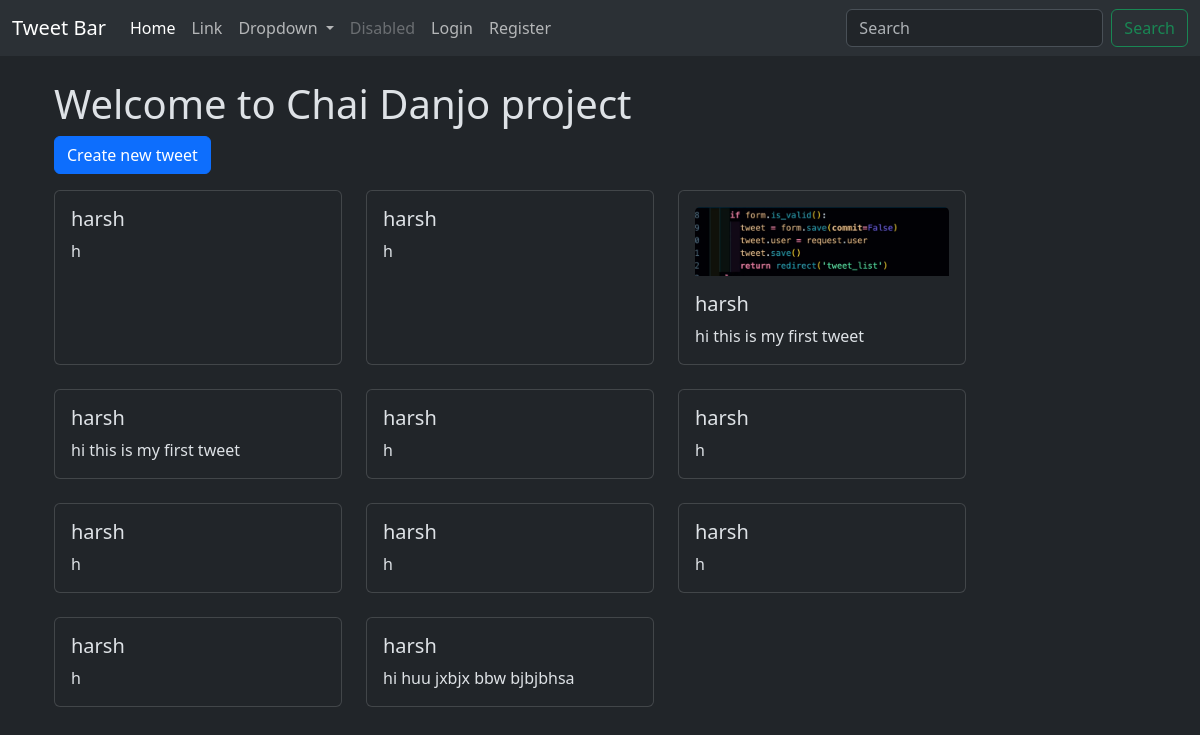
The page /tweet/ on the database as committed earlier.
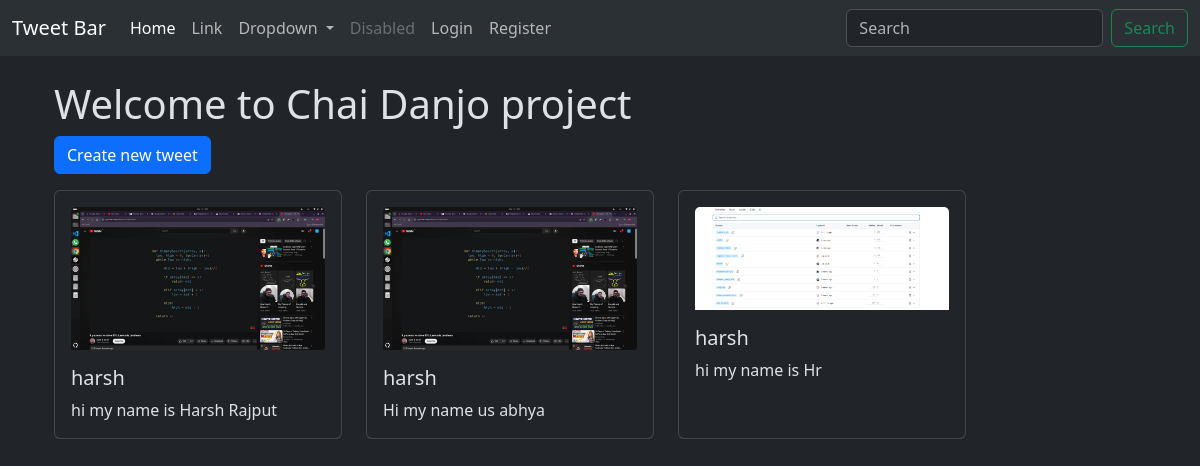
The same page on the database as committed later.
### tweet/models.py (models this page shows, shortened)
class Tweet(models.Model):
        user = models.ForeignKey(User,on_delete=models.CASCADE)
        text = models.TextField(max_length=230)
        photo = models.ImageField(upload_to='photos/',blank=True,null=True)
        created_at = models.DateField(auto_now_add=True)
        updated_at = models.DateField(auto_now=True)

### tweet/views.py (the view)
# urls.py: path('',views.tweet_list,name="tweet_list"),
def tweet_list(request):
    tweets =  Tweet.objects.order_by('-created_at')
    return render(request,'tweet_list.html',{"tweets":tweets,'user':request.user})

### tweet/templates/tweet_list.html (shortened to what this page needs)
{% extends "website/index.html" %}
{% block content %}
   <div class="container mt-4">
     <h1 class="ml-3">Welcome to Chai Danjo project</h1>
     <a class="btn btn-primary mb-3" href="{% url 'tweet_create' %}" role="button">Create new tweet</a>
     <div class="d-flex flex-wrap gap-4">
          {% for tweet in tweets %}
          <div class="card" style="width: 18rem;">
               <div class="card-body">
                    {% if tweet.photo %}
               <img src="{{ tweet.photo.url }}" class="card-img-top mb-3" alt="Tweet photo">
               {% endif %}
                 <h5 class="card-title">{{ tweet.user.username }}</h5>
                 <p class="card-text">{{ tweet.text }}</p>
               </div>
             </div>
          {% endfor %}
     </div>
   </div>
{% endblock %}

### templates/website/index.html (shortened to what this page needs)
<!DOCTYPE html>
<html lang="en" data-bs-theme="dark">
<head >
     <link href="https://cdn.jsdelivr.net/npm/bootstrap@5.3.3/dist/css/bootstrap.min.css" rel="stylesheet">
</head>
<body >
     <nav class="navbar navbar-expand-lg bg-body-tertiary">
          <div class="container-fluid">
            <a class="navbar-brand" href="#">Tweet Bar</a>
            <div class="collapse navbar-collapse" id="navbarSupportedContent">
              <ul class="navbar-nav me-auto mb-2 mb-lg-0">
                <li class="nav-item">
                  <a class="nav-link active" aria-current="page" href="#">Home</a>
                </li>
                <li class="nav-item">
                  <a class="nav-link" href="#">Link</a>
                </li>
                <li class="nav-item dropdown">
                  <a class="nav-link dropdown-toggle" href="#" role="button" data-bs-toggle="dropdown" aria-expanded="false">
                    Dropdown
                  </a>
                </li>
                <li class="nav-item">
                  <a class="nav-link disabled" aria-disabled="true">Disabled</a>
                </li>
                {% if user.is_authenticated %}
                <form id="logout-form" action="{% url 'logout' %}" method="post">
                  {% csrf_token %}
                  <button class="nav-link" type="submit" style="background: none; border: none;   cursor: pointer;">
                      Logout
                  </button>
              </form>
            {% else %}
                <li nav-item><a class="nav-link" href="{% url 'login' %}">Login</a></li>
                <li nav-item><a class="nav-link" href="{% url 'register' %}">Register</a></li>
            {% endif %}
              </ul>
              <form class="d-flex" role="search">
                <input class="form-control me-2" type="search" placeholder="Search" aria-label="Search">
                <button class="btn btn-outline-success" type="submit">Search</button>
              </form>
            </div>
          </div>
        </nav>
        <div class="container">
            {% block content %}content{% endblock %}
        </div>
</body>
</html>

Rows that differ between the two databases and show on the page:
removed Tweet: user.username "harsh", text "h"
removed Tweet: user.username "harsh", text "h"
removed Tweet: photo (picture), user.username "harsh", text "hi this is my first tweet"
removed Tweet: user.username "harsh", text "hi this is my first tweet"
removed Tweet: user.username "harsh", text "h"
removed Tweet: user.username "harsh", text "h"
removed Tweet: user.username "harsh", text "h"
removed Tweet: user.username "harsh", text "h"
removed Tweet: user.username "harsh", text "h"
removed Tweet: user.username "harsh", text "h"
removed Tweet: user.username "harsh", text "hi huu jxbjx bbw bjbjbhsa"
added Tweet: photo (picture), user.username "harsh", text "hi my name is Harsh Rajput"
added Tweet: photo (picture), user.username "harsh", text "Hi my name us abhya"
added Tweet: photo (picture), user.username "harsh", text "hi my name is Hr"
